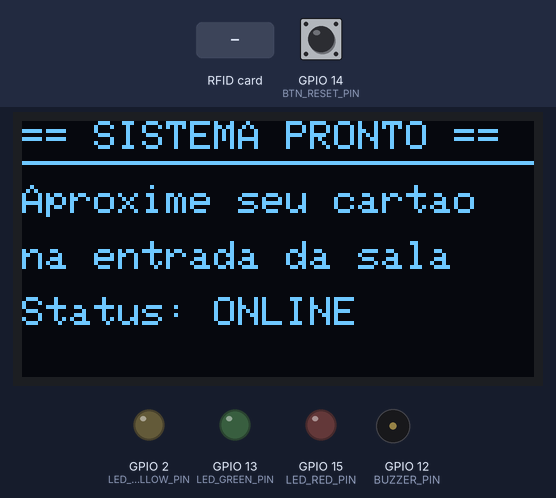
This sketch was run on a simulated ESP32. On the bench: 128×64 one-colour display, output pins drawn as LEDs (lit = HIGH), buzzer (waves = sounding). The test bench sets the inputs (shaded band); at power-on: GPIO 14 (BTN_RESET_PIN) HIGH. WiFi joins after 1.5 s; servers stay silent unless stated; the local clock reads 2024-03-15 10:24:30 at power-on unless the sketch sets it; what the sketch prints to the serial monitor is not drawn.

Above: at 3.1 s.
3.2 s: GPIO 14 (BTN_RESET_PIN) pulled LOW for 0.15 s
At 5.2 s:
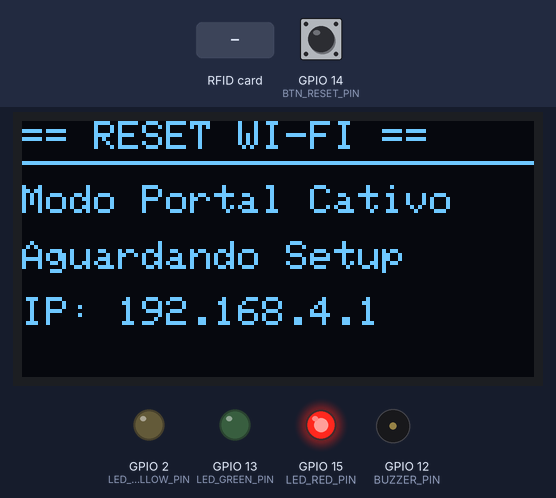
6.3 s: RFID card 5E 7A 19 C4 held to the reader
At 7.8 s:
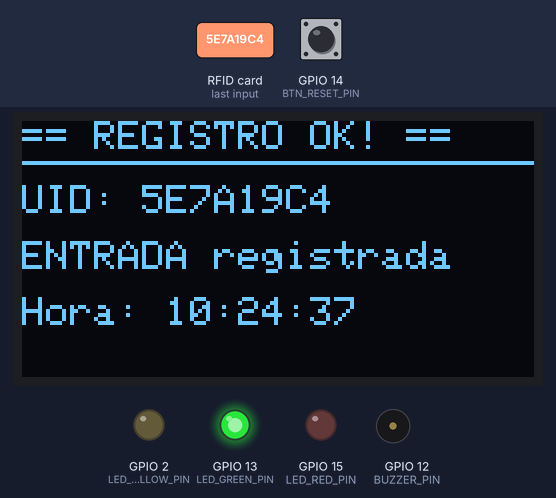
9.3 s: GPIO 14 (BTN_RESET_PIN) pulled LOW for 1 s
At 10.0 s:
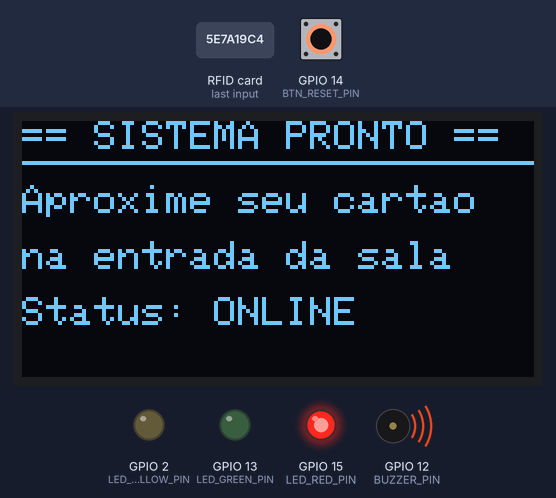
13.3 s: GPIO 14 (BTN_RESET_PIN) pulled LOW for 3.2 s
At 15.2 s:
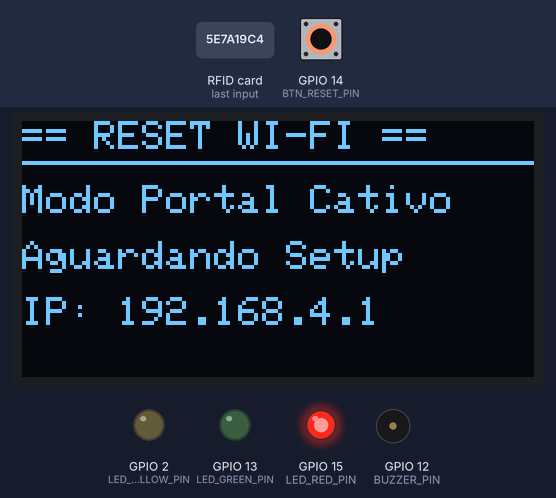
18.7 s: RFID card 5E 7A 19 C4 held to the reader
At 19.7 s:
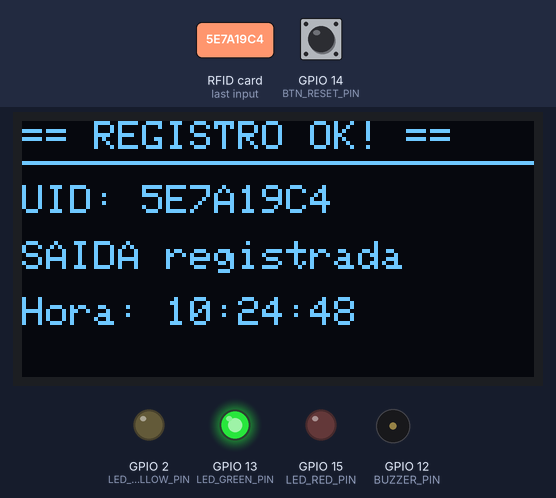
Timing chart, 0 to 22.5 s (numbered marks = the images above; inputs shaded):
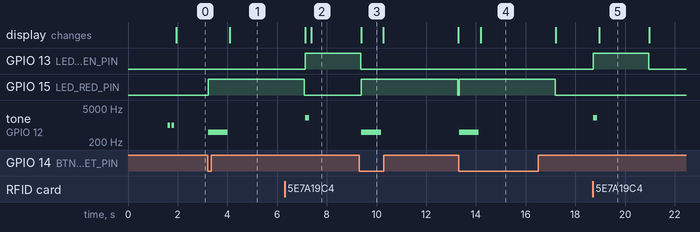

The sketch:

sketch.ino
```cpp
/*
 * SCP - Sistema de Chegada de Professores (Firmware IoT ESP32)
 * Disciplina: Sistemas Embarcados - Prof. Lauro Alves
 * Alunos: Athos, Alessandro, Joseph e José E.
 *
 * Periféricos simulados:
 * - ESP32 DevKit v1
 * - Leitor RFID MFRC522 (SPI: SS=5, RST=4, SCK=18, MISO=19, MOSI=23)
 * - Display OLED SSD1306 128x64 (I2C: SDA=21, SCL=22)
 * - LED Verde (GPIO 13) - Sucesso / Presença Confirmada
 * - LED Amarelo (GPIO 2) - Registro Salvo Offline
 * - LED Vermelho (GPIO 15) - Erro de Leitura / Tag Desconhecida
 * - Buzzer Passivo (GPIO 12) - Feedback Sonoro
 * - Botão Reset Wi-Fi (GPIO 14) - Simulação de Portal Cativo / Erro
 */

#include <SPI.h>
#include <MFRC522.h>
#include <Wire.h>
#include <Adafruit_GFX.h>
#include <Adafruit_SSD1306.h>
#include <WiFi.h>
#include <time.h>

// --- MAPEAMENTO DE PINOS ---
#define SS_PIN          5
#define RST_PIN         4
#define LED_GREEN_PIN   13
#define LED_YELLOW_PIN  2
#define LED_RED_PIN     15
#define BUZZER_PIN      12
#define BTN_RESET_PIN   14

#define SCREEN_WIDTH 128
#define SCREEN_HEIGHT 64
#define OLED_RESET -1
Adafruit_SSD1306 display(SCREEN_WIDTH, SCREEN_HEIGHT, &Wire, OLED_RESET);
MFRC522 rfid(SS_PIN, RST_PIN);

// --- REGRAS DE NEGÓCIO ---
String last_uid = "";
unsigned long last_read_time = 0;
const unsigned long DEBOUNCE_DELAY = 10000; // 10s para testes
bool is_registered_in = false; // Alterna Entrada/Saída
bool wasOffline = false;

// --- CONFIGURAÇÃO DE REDE ---
const char* ssid = "Wokwi-GUEST";
const char* password = "";
const char* ntpServer = "pool.ntp.org";
const long gmtOffset_sec = -10800; // Horário de Brasília (-3h)
const int daylightOffset_sec = 0;

void playBuzzerBeep(int frequency, int durationMs, int times = 1) {
  for (int i = 0; i < times; i++) {
    tone(BUZZER_PIN, frequency, durationMs);
    delay(durationMs + 50);
  }
}

void showScreenMessage(String title, String line1, String line2, String line3) {
  display.clearDisplay();
  display.setTextSize(1);
  display.setTextColor(SSD1306_WHITE);

  // Cabeçalho
  display.setCursor(0, 0);
  display.print("== ");
  display.print(title);
  display.println(" ==");
  display.drawFastHLine(0, 10, 128, SSD1306_WHITE);

  // Conteúdo
  display.setCursor(0, 16);
  display.println(line1);
  display.setCursor(0, 30);
  display.println(line2);
  display.setCursor(0, 44);
  display.println(line3);

  display.display();
}

void setup() {
  Serial.begin(115200);
  Serial.println("\n[SCP] Inicializando Sistema de Chegada de Professores...");

  // Configuração dos Pinos
  pinMode(LED_GREEN_PIN, OUTPUT);
  pinMode(LED_YELLOW_PIN, OUTPUT);
  pinMode(LED_RED_PIN, OUTPUT);
  pinMode(BUZZER_PIN, OUTPUT);
  pinMode(BTN_RESET_PIN, INPUT_PULLUP);

  digitalWrite(LED_GREEN_PIN, LOW);
  digitalWrite(LED_YELLOW_PIN, LOW);
  digitalWrite(LED_RED_PIN, LOW);

  // Inicialização do OLED
  if (!display.begin(SSD1306_SWITCHCAPVCC, 0x3C)) {
    Serial.println(F("[ERRO] Falha ao inicializar o Display OLED SSD1306!"));
    for (;;);
  }

  showScreenMessage("SCP - IFPE", "Inicializando...", "Conectando Wi-Fi", "Aguarde...");

  // Inicialização do SPI e MFRC522
  SPI.begin();
  rfid.PCD_Init();
  Serial.println("[OK] Leitor RFID RC522 Inicializado!");

  // Conexão Wi-Fi (Simulação Wokwi)
  WiFi.begin(ssid, password);
  int wifi_attempts = 0;
  while (WiFi.status() != WL_CONNECTED && wifi_attempts < 10) {
    delay(300);
    Serial.print(".");
    wifi_attempts++;
  }

  if (WiFi.status() == WL_CONNECTED) {
    Serial.println("\n[OK] Wi-Fi Conectado!");
    Serial.print("IP: ");
    Serial.println(WiFi.localIP());
    configTime(gmtOffset_sec, daylightOffset_sec, ntpServer);
    wasOffline = false;
  } else {
    Serial.println("\n[AVISO] Conexao Wi-Fi falhou! Operando em modo offline.");
    digitalWrite(LED_YELLOW_PIN, HIGH);
    playBuzzerBeep(1200, 100, 2);
    wasOffline = true;
  }

  playBuzzerBeep(1000, 100, 2); // 2 bipes indicando inicialização completa
  if (wasOffline) {
    showScreenMessage("SISTEMA PRONTO", "Aproxime seu cartao", "na entrada da sala", "Status: OFFLINE");
  } else {
    showScreenMessage("SISTEMA PRONTO", "Aproxime seu cartao", "na entrada da sala", "Status: ONLINE");
  }
}

String getFormattedTime() {
  struct tm timeinfo;
  if (!getLocalTime(&timeinfo)) {
    return "19:00:00";
  }
  char timeStringBuff[15];
  strftime(timeStringBuff, sizeof(timeStringBuff), "%H:%M:%S", &timeinfo);
  return String(timeStringBuff);
}

void processTag(String uid) {
  unsigned long now = millis();

  // Filtro de Debounce
  if (uid == last_uid && (now - last_read_time < DEBOUNCE_DELAY)) {
    Serial.println("[DEBOUNCE] Leitura duplicada ignorada.");
    return;
  }

  last_uid = uid;
  last_read_time = now;
  is_registered_in = !is_registered_in; // Alterna entre Entrada e Saída

  String hora = getFormattedTime();
  String tipo = is_registered_in ? "ENTRADA" : "SAIDA";

  Serial.println("==========================================");
  Serial.print("[PRESENCA] UID da Tag: ");
  Serial.println(uid);
  Serial.print("[PRESENCA] Tipo: ");
  Serial.println(tipo);
  Serial.print("[PRESENCA] Horario: ");
  Serial.println(hora);

  // Payload JSON formatado direto sem biblioteca externa (ultra leve)
  String jsonPayload = "{\"device_id\":\"EMB-LAB-101\",\"tag_uid\":\"" + uid + "\",\"event_type\":\"" + tipo + "\",\"timestamp\":\"" + hora + "\"}";
  Serial.print("[API REST PAYLOAD] ");
  Serial.println(jsonPayload);

  if (WiFi.status() == WL_CONNECTED) {
    // Sinalização Visual e Sonora de Sucesso (Verde + 1 bipe curto)
    digitalWrite(LED_GREEN_PIN, HIGH);
    playBuzzerBeep(2000, 150, 1);

    showScreenMessage("REGISTRO OK!", "UID: " + uid, tipo + " registrada", "Hora: " + hora);
    delay(2000);
    digitalWrite(LED_GREEN_PIN, LOW);
  } else {
    // Sinalização de Registro Salvo Offline (Amarelo + 2 bipes)
    digitalWrite(LED_YELLOW_PIN, HIGH);
    playBuzzerBeep(1200, 100, 2);

    showScreenMessage("OFFLINE SAVED", "UID: " + uid, tipo + " (Offline)", "Hora: " + hora);
    delay(2000);
    digitalWrite(LED_YELLOW_PIN, HIGH); // Mantém o amarelo aceso no modo offline
  }

  if (WiFi.status() == WL_CONNECTED) {
    showScreenMessage("SISTEMA PRONTO", "Aproxime seu cartao", "na entrada da sala", "Status: ONLINE");
  } else {
    showScreenMessage("SISTEMA PRONTO", "Aproxime seu cartao", "na entrada da sala", "Status: OFFLINE");
  }
}

void loop() {
  // Gerenciamento do estado do Wi-Fi
  bool isOffline = (WiFi.status() != WL_CONNECTED);

  if (isOffline && !wasOffline) {
    Serial.println("\n[ALERTA] Conexao Wi-Fi perdida! Entrando em modo offline.");
    digitalWrite(LED_YELLOW_PIN, HIGH);
    playBuzzerBeep(1200, 100, 2); // 2 bipes curtos (Offline)
    showScreenMessage("SISTEMA PRONTO", "Aproxime seu cartao", "na entrada da sala", "Status: OFFLINE");
    wasOffline = true;
  } else if (!isOffline && wasOffline) {
    Serial.println("\n[INFO] Conexao Wi-Fi restaurada!");
    digitalWrite(LED_YELLOW_PIN, LOW);
    playBuzzerBeep(2000, 150, 1); // 1 bipe curto (Restaurado)
    showScreenMessage("SISTEMA PRONTO", "Aproxime seu cartao", "na entrada da sala", "Status: ONLINE");
    wasOffline = false;
  }

  // Teste do Botão de Reset / Erro
  if (digitalRead(BTN_RESET_PIN) == LOW) {
    Serial.println("[BOTAO RESET] Botao de Reset Wi-Fi pressionado!");
    digitalWrite(LED_RED_PIN, HIGH);
    playBuzzerBeep(500, 800, 1); // 1 bipe longo para erro/reset
    showScreenMessage("RESET WI-FI", "Modo Portal Cativo", "Aguardando Setup", "IP: 192.168.4.1");
    delay(3000);
    digitalWrite(LED_RED_PIN, LOW);
    if (wasOffline) {
      showScreenMessage("SISTEMA PRONTO", "Aproxime seu cartao", "na entrada da sala", "Status: OFFLINE");
    } else {
      showScreenMessage("SISTEMA PRONTO", "Aproxime seu cartao", "na entrada da sala", "Status: ONLINE");
    }
  }

  // Verifica se há novas tags RFID no leitor
  if (!rfid.PICC_IsNewCardPresent()) {
    return;
  }

  if (!rfid.PICC_ReadCardSerial()) {
    return;
  }

  // Converte o UID lido para String Hexadecimal
  String tagUID = "";
  for (byte i = 0; i < rfid.uid.size; i++) {
    tagUID += String(rfid.uid.uidByte[i] < 0x10 ? "0" : "");
    tagUID += String(rfid.uid.uidByte[i], HEX);
  }
  tagUID.toUpperCase();

  processTag(tagUID);

  // Finaliza a leitura da tag atual
  rfid.PICC_HaltA();
  rfid.PCD_StopCrypto1();
}
```

Measured:
- after the input at 3.2 s, GPIO 15 (LED_RED_PIN): LOW → HIGH at once; tone on GPIO 12 (BUZZER_PIN): silent → 500 Hz at once, → silent 0.80 s later; the display: changes after 0.90 s (image 1)
- after the input at 6.3 s, GPIO 13 (LED_GREEN_PIN): LOW → HIGH after 0.84 s; tone on GPIO 12 (BUZZER_PIN): silent → 2000 Hz after 0.84 s, → silent 0.15 s later; the display: first differs from a run without the input after 1.1 s (image 2)
- after the input at 9.3 s, GPIO 15 (LED_RED_PIN): LOW → HIGH after 0.09 s, → LOW 3.9 s later; tone on GPIO 12 (BUZZER_PIN): silent → 500 Hz after 0.09 s, → silent 0.80 s later
- after the input at 13.3 s, GPIO 15 (LED_RED_PIN): LOW → HIGH at once, → LOW 3.9 s later; tone on GPIO 12 (BUZZER_PIN): silent → 500 Hz at once, → silent 0.80 s later; the display: changes after 0.90 s (image 4)
- after the input at 18.7 s, GPIO 13 (LED_GREEN_PIN): LOW → HIGH at once, → LOW 2.2 s later; tone on GPIO 12 (BUZZER_PIN): silent → 2000 Hz at once, → silent 0.15 s later; the display: changes after 0.25 s (image 5)
- what the display in image 3 shows lasts 0.9 s, from 9.4 s to 10.3 s
- what the display in image 5 shows lasts 2.0 s, from 19.0 s to 21.0 s
